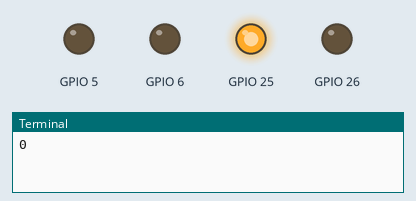
Bench run of a program on a simulated Raspberry Pi (BCM pin numbers). On the bench: output pins drawn as LEDs (lit = HIGH), the last lines printed to the terminal. At 32.0 s the program stops and its outputs stay as they are.

Above: at 0.5 s.
At 2.5 s:
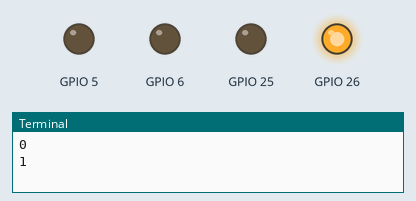
At 4.5 s:
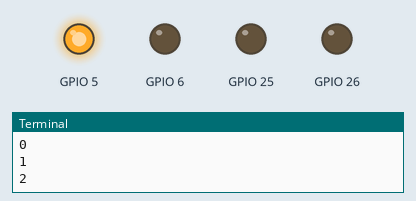
At 6.5 s:
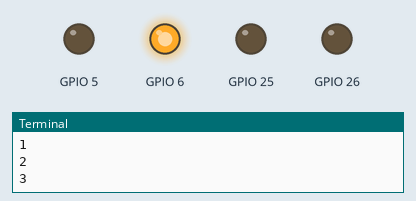
At 9.5 s:
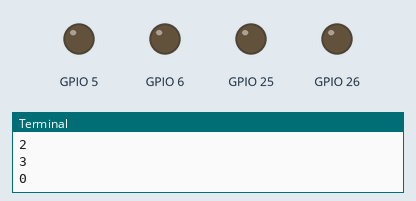
Timing chart, 0 to 10.4 s (numbered marks = the images above):
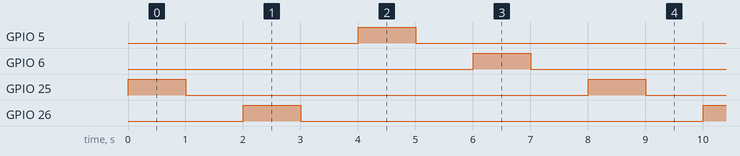

Measured:
- by itself, GPIO 5, GPIO 6, GPIO 25, GPIO 26: alternates HIGH for 1.0 s and LOW for 7.0 s

The program:

rpi_gpio_test.py
```python
"""
Test script to toggle rpi gpio pins

based on https://www.instructables.com/Raspberry-Pi-Python-scripting-the-GPIO/

first need to `sudo apt-get install python3-rpi.gpio` on the rpi

If you get any weird errors like "RuntimeError: Not running on a RPi!", try
restarting the pi. This worked for me, even running with ubuntu

note your user needs to be in dialout group, see https://github.com/gpiozero/gpiozero/issues/837

some docs on the api: https://learn.sparkfun.com/tutorials/raspberry-gpio/python-rpigpio-api
"""

import RPi.GPIO as gpio
import time

# on pcb rev 2.0, these are the gpio pins connected to leds on the brain board
valid_gpio_nums = [25, 26, 5, 6]

gpio.setwarnings(False)

# there are two modes, BCM and BOARD
#  requried reading: https://raspberrypi.stackexchange.com/a/12967
#  basically, we choose BCM here so that we can choose the pin number based on
#  the GPIOXX labels on the pins in the rpi datasheet
gpio.setmode(gpio.BCM)

# flash each of the LEDs, in turn
for tindx in range(4):
    for indx in range(4):
        print(indx)
        gpio_num = valid_gpio_nums[indx]
        gpio.setup(gpio_num, gpio.OUT)
        gpio.output(gpio_num, True)
        time.sleep(1)
        gpio.output(gpio_num, False)
        time.sleep(1)

# not strictly necessary, apparently
gpio.cleanup()
```
